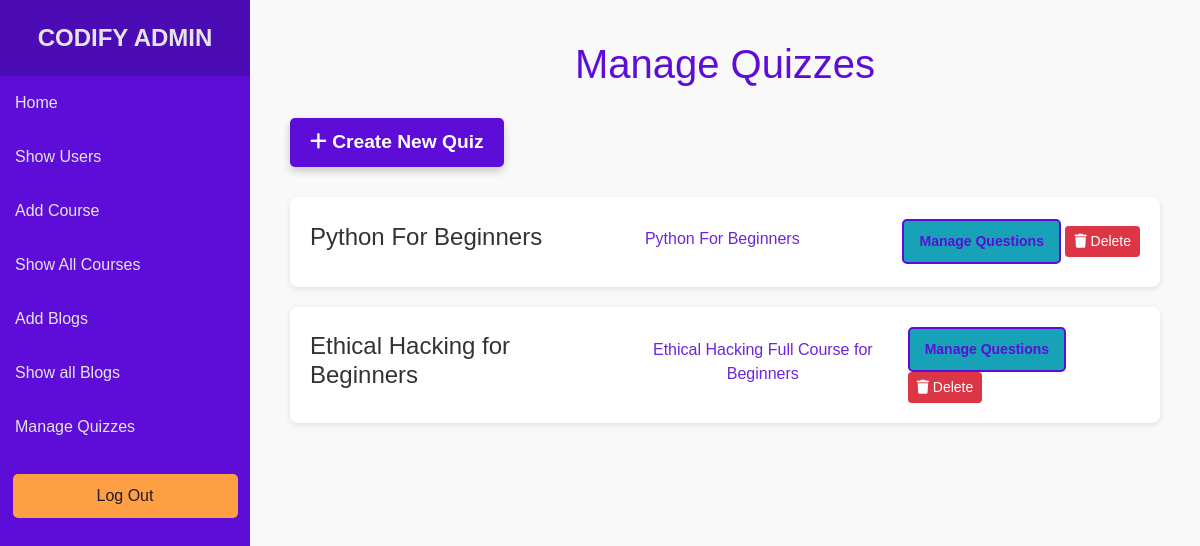
Screenshot of /admin/quizzes (signed in) with the database file from the repository.
### models.py (models this page shows)
class Quiz(Base):
    __tablename__ = 'quizzes'
    id = Column(Integer, primary_key=True)
    title = Column(String(100), nullable=False)
    created_at = Column(DateTime, server_default=func.now())
    course_id = Column(Integer, ForeignKey('courses.id', ondelete='CASCADE'), nullable=False)
    course = relationship('Course', back_populates='quizzes')
    questions = relationship('Question', back_populates='quiz', cascade="all, delete-orphan")
    user_progress = relationship('UserProgress', back_populates='quiz', cascade="all, delete-orphan")

class Course(Base):
    __tablename__ = 'courses'
    id = Column(Integer, primary_key=True)
    title = Column(String(100), nullable=False)
    description = Column(String(500))
    course_thumbnail = Column(LargeBinary, nullable=True)
    lessons = relationship('Lesson', back_populates='course', cascade="all, delete-orphan")
    quizzes = relationship('Quiz', back_populates='course', cascade="all, delete-orphan")
    progress = relationship('UserProgress', back_populates='course', cascade="all, delete-orphan")
    enrollments = relationship('Enrollment', back_populates='course', cascade="all, delete-orphan")

### app.py (the view, shortened to what this page needs)
@app.route('/admin/quizzes', methods=['GET', 'POST'])
def manage_quizzes():
    if 'username' not in session or session.get('role') != 'admin':
        return redirect(url_for('get_login'))
    quizzes = db_session.query(Quiz).all()
    return render_template('manage_quizzes.html', quizzes=quizzes)

### templates/manage_quizzes.html (shortened to what this page needs)
<!DOCTYPE html>
<html lang="en">
<head>
    <link rel="stylesheet" href="https://cdn.jsdelivr.net/npm/bootstrap@4.6.2/dist/css/bootstrap.min.css">
    <link rel="stylesheet" href="https://cdnjs.cloudflare.com/ajax/libs/font-awesome/6.0.0-beta3/css/all.min.css">
</head>
<body>
    {% include 'adminsidebar.html' %}
    <div class="main-content">
        <h1>Manage Quizzes</h1>
        <a href="{{ url_for('create_quiz') }}" class="create-quiz-btn">
            <i class="fas fa-plus"></i> Create New Quiz
        </a>
        <ul class="quiz-list">
            {% for quiz in quizzes %}
            <li>
                <h3>{{ quiz.title }}</h3>
                <p class="course-description">{{ quiz.course.title }}</p>
                <div>
                    <a href="{{ url_for('manage_questions', quiz_id=quiz.id) }}" class="btn btn-info btn-sm">
                        Manage Questions
                    </a>
                    <form action="{{ url_for('manage_quizzes') }}" method="post" style="display:inline;">
                        <button type="submit" class="btn btn-danger btn-sm">
                            <i class="fas fa-trash"></i> Delete
                        </button>
                    </form>
                </div>
            </li>
            {% endfor %}
        </ul>
    </div>
</body>
</html>

### templates/manage_quizzes.html (style rules this page uses)
body { font-family: 'Poppins', sans-serif; background-color: #f9f9f9; color: #333; margin-left: 250px; }
.main-content { padding: 40px; }
.main-content h1 { font-size: 2.5rem; color: #5E0DD9; margin-bottom: 30px; text-align: center; }
.main-content .create-quiz-btn { display: inline-block; margin-bottom: 30px; background-color: #5E0DD9; color: white; padding: 10px 20px; font-size: 1.2rem; font-weight: bold; border-radius: 5px; text-decoration: none; box-shadow: 0 4px 8px rgba(0, 0, 0, 0.2); transition: transform 0.2s, box-shadow 0.2s; }
.main-content .quiz-list { list-style: none; padding: 0; }
.main-content .quiz-list li { background-color: white; margin-bottom: 20px; padding: 20px; border-radius: 8px; box-shadow: 0 2px 6px rgba(0, 0, 0, 0.1); display: flex; justify-content: space-between; align-items: center; }
.main-content .quiz-list li h3 { font-size: 1.5rem; color: #333; }
.main-content .quiz-list li a { color: #5E0DD9; font-weight: bold; text-decoration: none; padding: 10px 15px; border: 2px solid #5E0DD9; border-radius: 5px; transition: background-color 0.2s, color 0.2s; }
.course-description { font-size: 1rem; color: #5E0DD9; margin-top: 10px; font-weight: 400; line-height: 1.5; text-align: center; opacity: 0.9; }

### rows the page displays
Quiz: title "Python For Beginners", course "Python For Beginners"
Quiz: title "Ethical Hacking for Beginners", course "Ethical Hacking Full Course for Beginners"
